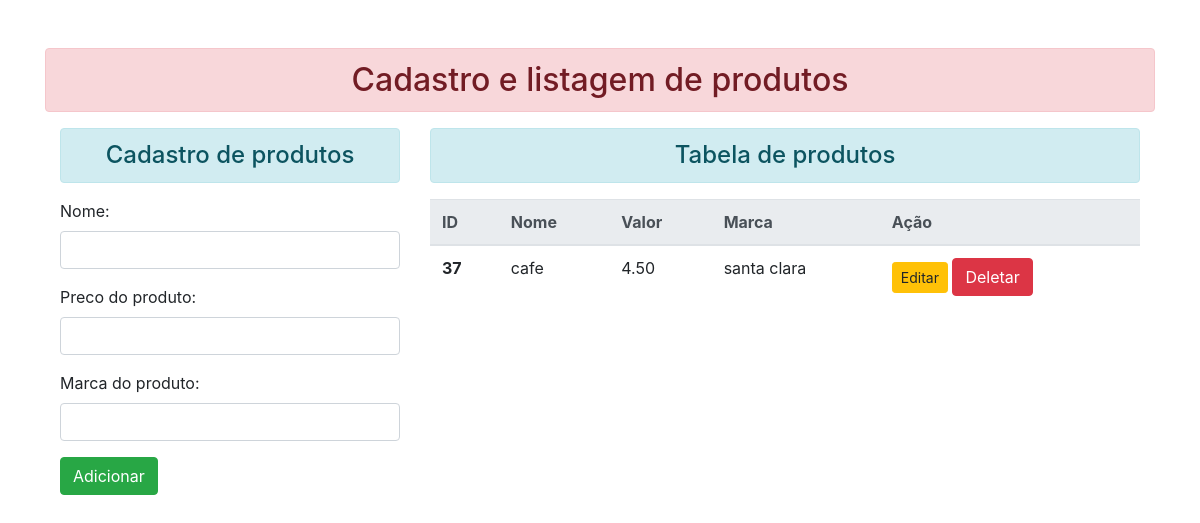
The app's page /, older data.
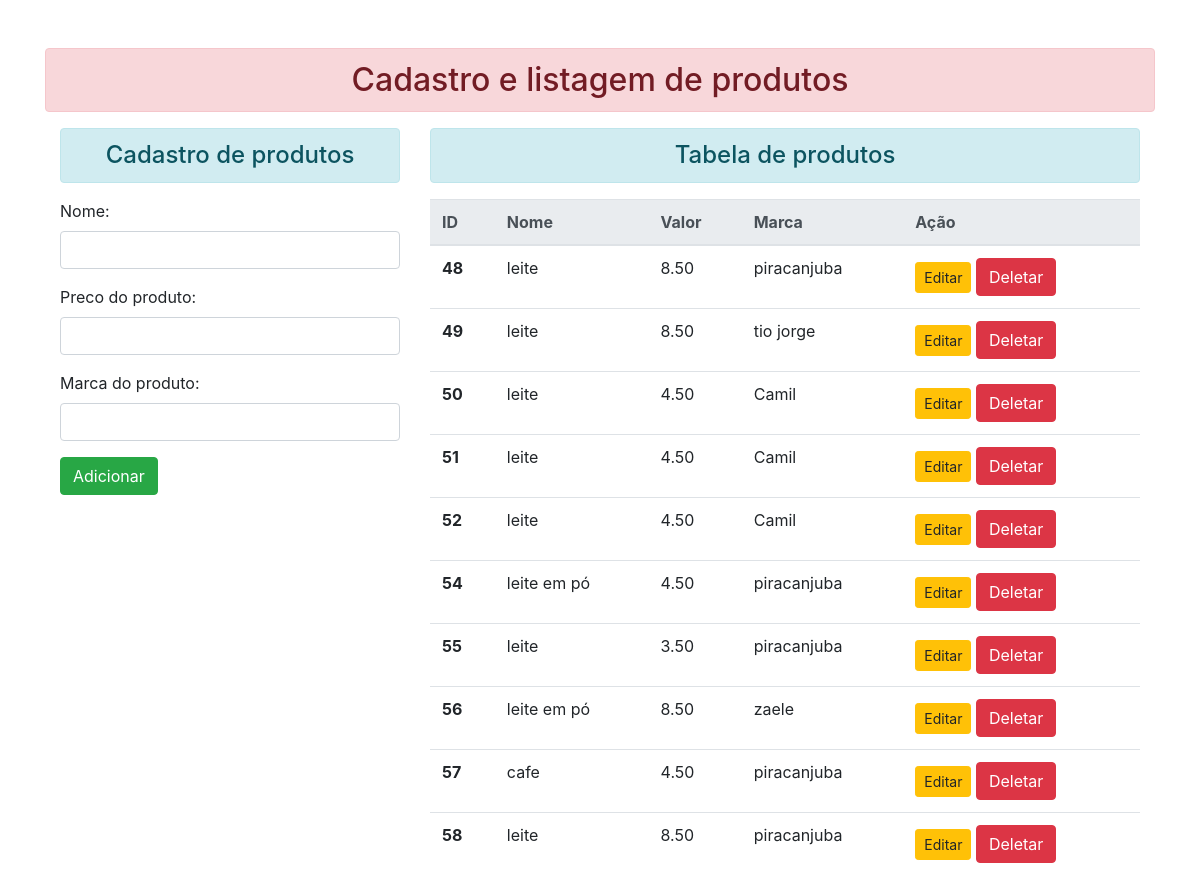
The same page, newer data.
### loja_cadastro_produtos/models.py (models this page shows)
class Produto(models.Model):
    nome = models.CharField(max_length=40, null=False, blank=False)
    preco_do_produto = models.DecimalField(max_digits=5, blank=False, decimal_places=2)
    marca_do_produto = models.CharField(max_length=40, blank=False)

### my_aplication/views.py (the view)
# urls.py: path('', views.cadastrar_produtos, name='home'),
def cadastrar_produtos(request):
    listar = Produto.objects.all()
    if request.method == "POST":
        form = ProdutoForms(request.POST)
        if form.is_valid():
            nm = form.cleaned_data["nome"]
            pc = form.cleaned_data["preco_do_produto"]
            mp = form.cleaned_data["marca_do_produto"]
            cadastrar = Produto(nome=nm, preco_do_produto=pc, marca_do_produto=mp)
            cadastrar.save()
            messages.success(request, 'Produto adcionado com sucesso')
    else:
        form = ProdutoForms()
    return render(request, 'html/cadastro_produto.html', {'form': form, 'listar': listar, 'message': messages})

### my_aplication/forms.py
class ProdutoForms(forms.ModelForm):
    class Meta:
        model = Produto
        fields = ['nome', 'preco_do_produto', 'marca_do_produto']
        widgets = {
            'nome': forms.TextInput(attrs={'class': 'form-control'}),
            'preco_do_produto': forms.TextInput(attrs={'class': 'form-control'}),
            'marca_do_produto': forms.TextInput(attrs={'class': 'form-control'})
        }
        """
    nome = forms.CharField(label="")
    preco_do_produto = forms.DecimalField(label="")
    marca_do_produto = forms.CharField(label="")
    """

### my_aplication/templates/html/cadastro_produto.html (shortened to what this page needs)
{% extends "base.html" %}
{% block content %}
<div class="container">
  <div class="row">
    <div class="col">
      <h4 class="text-center alert alert-info">Cadastro de produtos</h4>
      <div>
        <form method="post" action="{% url 'home'%}">{% csrf_token %}
            <p>
                <label for="id_nome">Nome:</label>
                <input type="text" name="nome" class="form-control" maxlength="40" required="" id="id_nome">
            </p>
            <p>
                <label for="id_preco_do_produto">Preco do produto:</label>
                <input type="text" name="preco_do_produto" class="form-control" required="" id="id_preco_do_produto">
            </p>
            <p>
                <label for="id_marca_do_produto">Marca do produto:</label>
                <input type="text" name="marca_do_produto" class="form-control" maxlength="40" required="" id="id_marca_do_produto">
            </p>
            <input type="submit" value="Adicionar" class="btn btn-success">
        </form>
        </div>
    </div>
    <div class="col-sm-8">
      <h4 class="text-center alert alert-info">Tabela de produtos</h4>
      {% if listar %}
      <div>
      <table class="table table-hover">
            <thead class="thead-light">
                <tr>
                <th scope="col">ID</th>
                <th scope="col">Nome</th>
                <th scope="col">Valor</th>
                <th scope="col">Marca</th>
                <th scope="col">Ação</th>
                </tr>
            </thead>
            <tbody>
                {% for item in listar %}
                    <tr>
                    <th scope="row">{{item.id}}</th>
                    <td>{{item.nome}}</td>
                    <td>{{item.preco_do_produto}}</td>
                    <td>{{item.marca_do_produto}}</td>
                    <td>
                        <a href="{% url 'editar' item.id%}"class="btn btn-warning btn-sm">Editar</a>
                        <form action="{% url 'deletar' item.id %}" method="post" class="d-inline">{% csrf_token %}
                            <input type="submit" class="btn btn-danger" value="Deletar">
                        </form>
                    </td>
                    </tr>
                {% endfor %}
            </tbody>
        </table>
      </div>
      {% endif %}
    </div>
</div>
{% endblock content %}

Row changes from the older to the newer data that the page shows:
removed Produto: id "37", nome "cafe", preco_do_produto "4.50", marca_do_produto "santa clara"
added Produto: id "48", nome "leite", preco_do_produto "8.50", marca_do_produto "piracanjuba"
added Produto: id "49", nome "leite", preco_do_produto "8.50", marca_do_produto "tio jorge"
added Produto: id "50", nome "leite", preco_do_produto "4.50", marca_do_produto "Camil"
added Produto: id "51", nome "leite", preco_do_produto "4.50", marca_do_produto "Camil"
added Produto: id "52", nome "leite", preco_do_produto "4.50", marca_do_produto "Camil"
added Produto: id "54", nome "leite em pó", preco_do_produto "4.50", marca_do_produto "piracanjuba"
added Produto: id "55", nome "leite", preco_do_produto "3.50", marca_do_produto "piracanjuba"
added Produto: id "56", nome "leite em pó", preco_do_produto "8.50", marca_do_produto "zaele"
added Produto: id "57", nome "cafe", preco_do_produto "4.50", marca_do_produto "piracanjuba"
added Produto: id "58", nome "leite", preco_do_produto "8.50", marca_do_produto "piracanjuba"
